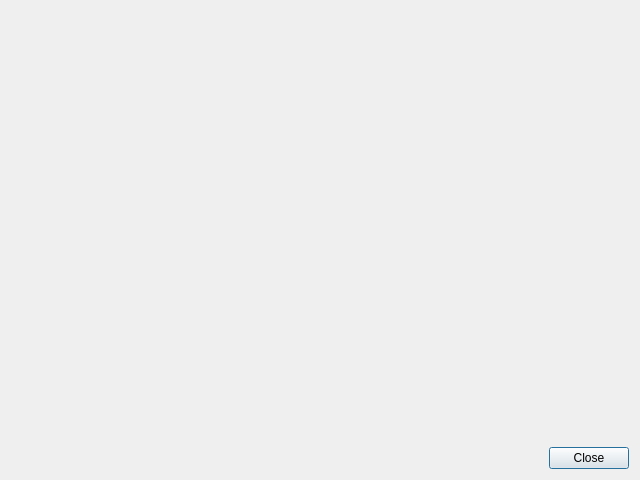
<?xml version="1.0" encoding="UTF-8"?>
<ui version="4.0">
 <class>CCopyModelsFromOtherSwiftVersionsDialog</class>
 <widget class="QDialog" name="CCopyModelsFromOtherSwiftVersionsDialog">
  <property name="geometry">
   <rect>
    <x>0</x>
    <y>0</y>
    <width>640</width>
    <height>480</height>
   </rect>
  </property>
  <property name="windowTitle">
   <string>Copy models from another swift version</string>
  </property>
  <layout class="QVBoxLayout" name="vl_CopyFromAnotherSwiftDialog">
   <item>
    <widget class="BlackGui::Components::CCopyModelsFromOtherSwiftVersionsComponent" name="comp_CopyComponent"/>
   </item>
   <item>
    <widget class="QDialogButtonBox" name="bb_CopyDialog">
     <property name="standardButtons">
      <set>QDialogButtonBox::Close</set>
     </property>
    </widget>
   </item>
  </layout>
 </widget>
 <customwidgets>
  <customwidget>
   <class>BlackGui::Components::CCopyModelsFromOtherSwiftVersionsComponent</class>
   <extends>QFrame</extends>
   <header>blackgui/components/copymodelsfromotherswiftversionscomponent.h</header>
   <container>1</container>
  </customwidget>
 </customwidgets>
 <resources/>
 <connections/>
</ui>
